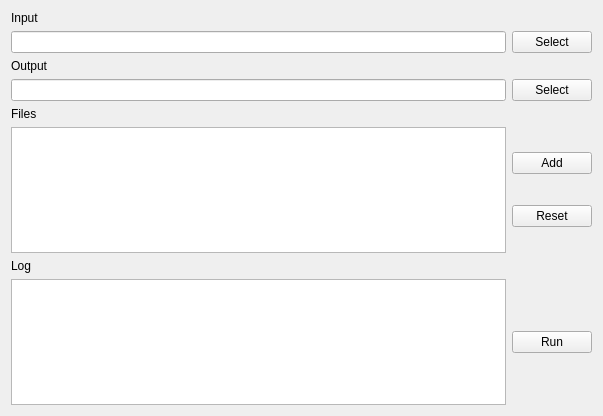
<?xml version="1.0" encoding="UTF-8"?>
<ui version="4.0">
 <class>Converter</class>
 <widget class="QWidget" name="Converter">
  <property name="geometry">
   <rect>
    <x>0</x>
    <y>0</y>
    <width>603</width>
    <height>416</height>
   </rect>
  </property>
  <property name="windowTitle">
   <string>Form</string>
  </property>
  <layout class="QVBoxLayout" name="verticalLayout_2">
   <item>
    <widget class="QLabel" name="label_1">
     <property name="text">
      <string>Input</string>
     </property>
    </widget>
   </item>
   <item>
    <layout class="QHBoxLayout" name="horizontalLayout_input">
     <item>
      <widget class="QLineEdit" name="lineEdit_input"/>
     </item>
     <item>
      <widget class="QPushButton" name="pushButton_input">
       <property name="text">
        <string>Select</string>
       </property>
      </widget>
     </item>
    </layout>
   </item>
   <item>
    <widget class="QLabel" name="label_2">
     <property name="text">
      <string>Output</string>
     </property>
    </widget>
   </item>
   <item>
    <layout class="QHBoxLayout" name="horizontalLayout_output">
     <item>
      <widget class="QLineEdit" name="lineEdit_output"/>
     </item>
     <item>
      <widget class="QPushButton" name="pushButton_output">
       <property name="text">
        <string>Select</string>
       </property>
      </widget>
     </item>
    </layout>
   </item>
   <item>
    <widget class="QLabel" name="label_3">
     <property name="text">
      <string>Files</string>
     </property>
    </widget>
   </item>
   <item>
    <layout class="QHBoxLayout" name="horizontalLayout_files">
     <item>
      <widget class="QListView" name="listView"/>
     </item>
     <item>
      <layout class="QVBoxLayout" name="verticalLayout">
       <item>
        <widget class="QPushButton" name="pushButton_add">
         <property name="text">
          <string>Add</string>
         </property>
        </widget>
       </item>
       <item>
        <widget class="QPushButton" name="pushButton_reset">
         <property name="text">
          <string>Reset</string>
         </property>
        </widget>
       </item>
      </layout>
     </item>
    </layout>
   </item>
   <item>
    <widget class="QLabel" name="label_4">
     <property name="text">
      <string>Log</string>
     </property>
    </widget>
   </item>
   <item>
    <layout class="QHBoxLayout" name="horizontalLayout_log">
     <item>
      <widget class="QTextEdit" name="textEdit">
       <property name="font">
        <font>
         <family>Noto Sans Mono</family>
        </font>
       </property>
      </widget>
     </item>
     <item>
      <widget class="QPushButton" name="pushButton_run">
       <property name="text">
        <string>Run</string>
       </property>
      </widget>
     </item>
    </layout>
   </item>
  </layout>
 </widget>
 <resources/>
 <connections/>
</ui>
